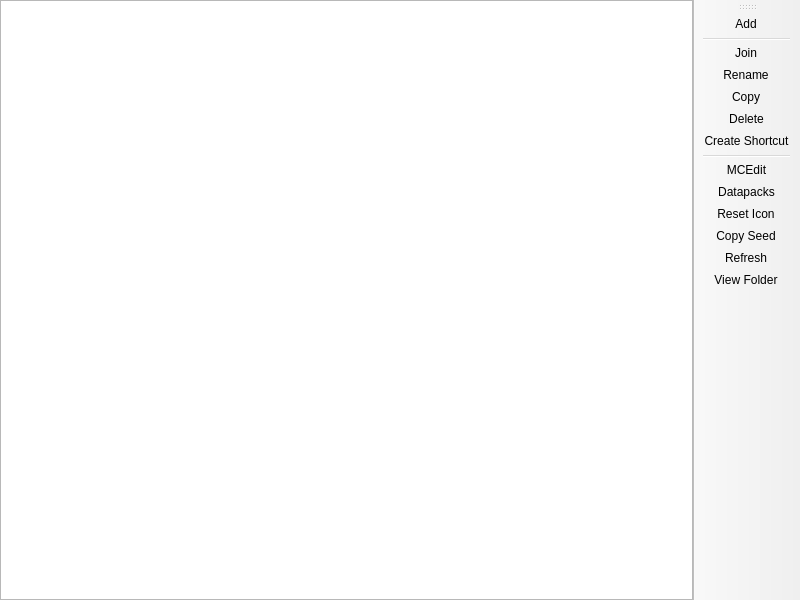
<?xml version="1.0" encoding="UTF-8"?>
<ui version="4.0">
 <class>WorldListPage</class>
 <widget class="QMainWindow" name="WorldListPage">
  <property name="geometry">
   <rect>
    <x>0</x>
    <y>0</y>
    <width>800</width>
    <height>600</height>
   </rect>
  </property>
  <widget class="QWidget" name="centralwidget">
   <layout class="QHBoxLayout" name="horizontalLayout">
    <property name="leftMargin">
     <number>0</number>
    </property>
    <property name="topMargin">
     <number>0</number>
    </property>
    <property name="rightMargin">
     <number>0</number>
    </property>
    <property name="bottomMargin">
     <number>0</number>
    </property>
    <item>
     <widget class="QTreeView" name="worldTreeView">
      <property name="sizePolicy">
       <sizepolicy hsizetype="Expanding" vsizetype="Expanding">
        <horstretch>0</horstretch>
        <verstretch>0</verstretch>
       </sizepolicy>
      </property>
      <property name="acceptDrops">
       <bool>true</bool>
      </property>
      <property name="dragDropMode">
       <enum>QAbstractItemView::DragDrop</enum>
      </property>
      <property name="alternatingRowColors">
       <bool>true</bool>
      </property>
      <property name="rootIsDecorated">
       <bool>false</bool>
      </property>
      <property name="itemsExpandable">
       <bool>false</bool>
      </property>
      <property name="sortingEnabled">
       <bool>true</bool>
      </property>
      <property name="allColumnsShowFocus">
       <bool>true</bool>
      </property>
      <attribute name="headerStretchLastSection">
       <bool>false</bool>
      </attribute>
     </widget>
    </item>
   </layout>
  </widget>
  <widget class="WideBar" name="toolBar">
   <property name="windowTitle">
    <string>Actions</string>
   </property>
   <property name="allowedAreas">
    <set>Qt::LeftToolBarArea|Qt::RightToolBarArea</set>
   </property>
   <property name="toolButtonStyle">
    <enum>Qt::ToolButtonTextOnly</enum>
   </property>
   <property name="floatable">
    <bool>false</bool>
   </property>
   <attribute name="toolBarArea">
    <enum>RightToolBarArea</enum>
   </attribute>
   <attribute name="toolBarBreak">
    <bool>false</bool>
   </attribute>
   <addaction name="actionAdd"/>
   <addaction name="separator"/>
   <addaction name="actionJoin"/>
   <addaction name="actionRename"/>
   <addaction name="actionCopy"/>
   <addaction name="actionRemove"/>
   <addaction name="actionCreateWorldShortcut"/>
   <addaction name="separator"/>
   <addaction name="actionMCEdit"/>
   <addaction name="actionDatapacks"/>
   <addaction name="actionReset_Icon"/>
   <addaction name="actionCopy_Seed"/>
   <addaction name="actionRefresh"/>
   <addaction name="actionView_Folder"/>
  </widget>
  <action name="actionAdd">
   <property name="text">
    <string>Add</string>
   </property>
  </action>
  <action name="actionJoin">
   <property name="text">
    <string>Join</string>
   </property>
  </action>
  <action name="actionRename">
   <property name="text">
    <string>Rename</string>
   </property>
  </action>
  <action name="actionCopy">
   <property name="text">
    <string>Copy</string>
   </property>
  </action>
  <action name="actionRemove">
   <property name="text">
    <string>Delete</string>
   </property>
  </action>
  <action name="actionCreateWorldShortcut">
   <property name="text">
    <string>Create Shortcut</string>
   </property>
   <property name="toolTip">
    <string>Creates a shortcut on a selected folder to join the selected world.</string>
   </property>
  </action>
  <action name="actionMCEdit">
   <property name="text">
    <string>MCEdit</string>
   </property>
  </action>
  <action name="actionCopy_Seed">
   <property name="text">
    <string>Copy Seed</string>
   </property>
  </action>
  <action name="actionRefresh">
   <property name="text">
    <string>Refresh</string>
   </property>
  </action>
  <action name="actionView_Folder">
   <property name="text">
    <string>View Folder</string>
   </property>
  </action>
  <action name="actionReset_Icon">
   <property name="text">
    <string>Reset Icon</string>
   </property>
   <property name="toolTip">
    <string>Remove world icon to make the game re-generate it on next load.</string>
   </property>
  </action>
  <action name="actionDatapacks">
   <property name="text">
    <string>Datapacks</string>
   </property>
   <property name="toolTip">
    <string>Manage datapacks inside the world.</string>
   </property>
  </action>
  <action name="actionCreateWorldShortcutDesktop">
   <property name="text">
    <string>Desktop</string>
   </property>
   <property name="toolTip">
    <string>Creates a shortcut to this world on your desktop</string>
   </property>
   <property name="menuRole">
    <enum>QAction::TextHeuristicRole</enum>
   </property>
  </action>
  <action name="actionCreateWorldShortcutApplications">
   <property name="text">
    <string>Applications</string>
   </property>
   <property name="toolTip">
    <string>Create a shortcut of this world on your start menu</string>
   </property>
   <property name="menuRole">
    <enum>QAction::TextHeuristicRole</enum>
   </property>
  </action>
  <action name="actionCreateWorldShortcutOther">
   <property name="text">
    <string>Other...</string>
   </property>
   <property name="toolTip">
    <string>Creates a shortcut in a folder selected by you</string>
   </property>
   <property name="menuRole">
    <enum>QAction::TextHeuristicRole</enum>
   </property>
  </action>
 </widget>
 <customwidgets>
  <customwidget>
   <class>WideBar</class>
   <extends>QToolBar</extends>
   <header>ui/widgets/WideBar.h</header>
  </customwidget>
 </customwidgets>
 <resources/>
 <connections/>
</ui>
